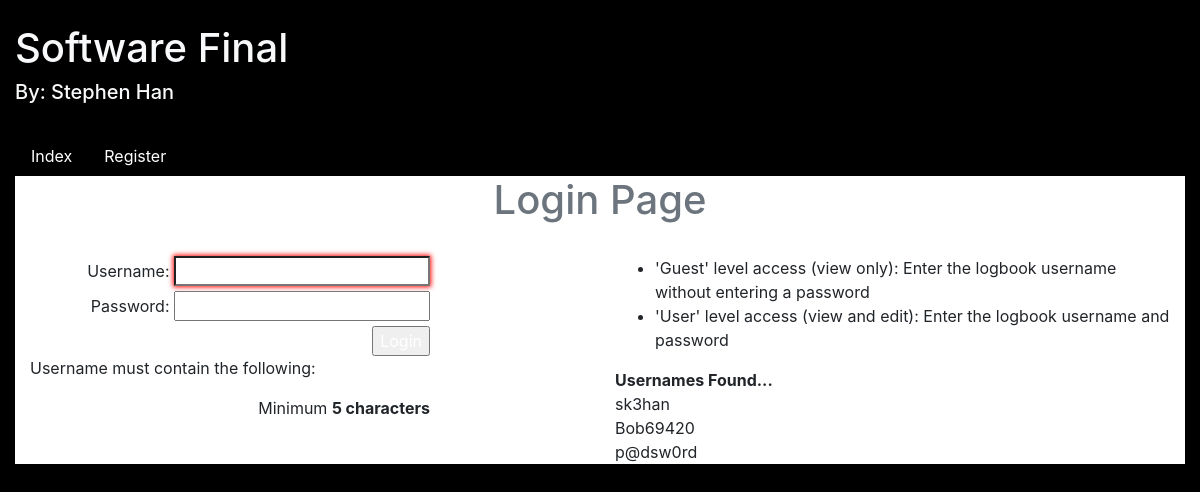
The page / on the database its author committed.
### tables this page shows
CREATE TABLE `credentials` (
  `ID` tinyint(11) NOT NULL,
  `Username` varchar(100) NOT NULL,
  `Password` varchar(100) NOT NULL,
  `Email` varchar(100) NOT NULL,
  `Firstname` varchar(100) NOT NULL,
  `Lastname` varchar(100) NOT NULL
);

### database.php (called while the page is built, shortened)
<?php
 class database
 {
    public $host;
	public $dbname;
    public $username;
    public $password;
	public function dbConnect(){
        $dsn = "mysql:host=".$this->host.";dbname=".$this->dbname;
		try {
			    $this->db = new PDO(
				$dsn,
				$this->username,
				$this->password
        );
        $this->db->setAttribute(PDO::ATTR_DEFAULT_FETCH_MODE, PDO::FETCH_BOTH);
		return $this->db;
		}
		catch (PDOException $e) {
		}
	}
	public function __construct(string $host, string $dbname, string $username, string $password)
    {
        $this->host = $host;
        $this->dbname = $dbname;
        $this->username = $username;
        $this->password = $password;
    }
 }
?>

### getusernames.php (the view)
<?php
	include 'database.php';
	$conn = new database('127.0.0.1', 'logbook', 'root', '');
	$conn->dbConnect();
	$conn->db->beginTransaction();
	try {
		$rows = $conn->db->query('SELECT Username FROM credentials');
		foreach ($rows as $row) {
				for ($i = 0; $i < sizeof($row) / 2; $i++) {
					echo  $row[$i] ;
				}
				echo "<br>";
			}
		}
	catch (Exception $e){
		$conn->db->rollBack();
    }
?>

### css/style.css (style rules this page uses)
body { background-color: black !important; }

### rows shown on the page
credentials: Username "sk3han"
credentials: Username "Bob69420"
credentials: Username "p@dsw0rd"
